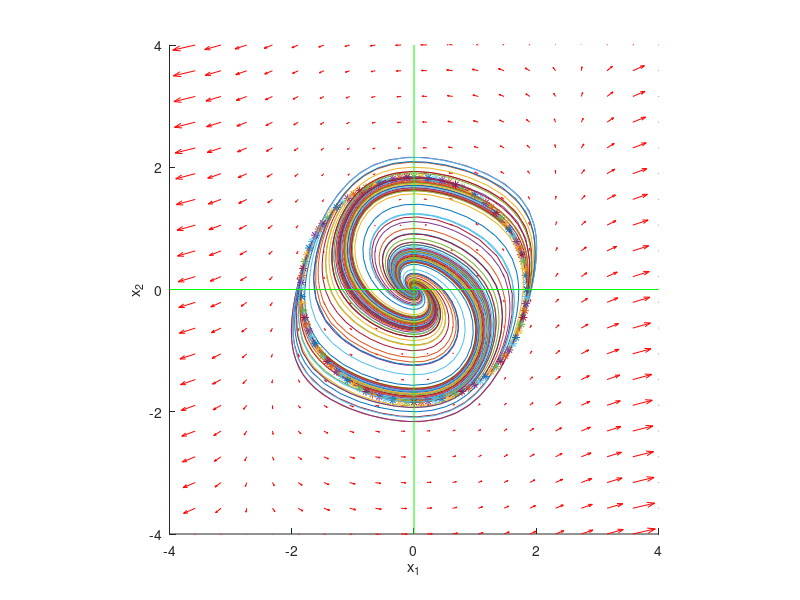

Recreate this plot in MATLAB.
function a4q1
    
 %    y1 = linspace(-4,4,20);
	% y2 = linspace(-4,4,20);

	% % % creates two matrices one for all the x-values on the grid, and one for
	% % % all the y-values on the grid. Note that x and y are matrices of the same
	% % % size and shape, in this case 20 rows and 20 columns
	% [x,y] = meshgrid(y1,y2);

	% % % we can use a single loop over each element to compute the derivatives at
	% % % each point (y1, y2)
	% t=0; 	% we want the derivatives at each point at t=0, i.e. the starting time
	% u = zeros(size(x));
	% v = zeros(size(x));
	% for i = 1:numel(x)
	%     Yprime = dxdt1(t,[x(i); y(i)]);
	%     u(i) = Yprime(1);
	%     v(i) = Yprime(2);
	% end

 %    quiver(x,y,u,v,'r'); 
 %    xlabel('x_1');
	% ylabel('x_2');
	% axis tight equal;



	% figure(1)
	% hold on 
	% for theta=[0:10]*pi/5
	%     x0=1e-5*[cos(theta);sin(theta)];
	%     [t,x]=ode45(@dxdt1,[0 8],x0);
	%     plot(x(:,1),x(:,2))
	% end





	% y1 = linspace(-2,1.5,20);
	% y2 = linspace(-2,2,20);

	% % % creates two matrices one for all the x-values on the grid, and one for
	% % % all the y-values on the grid. Note that x and y are matrices of the same
	% % % size and shape, in this case 20 rows and 20 columns
	% [x,y] = meshgrid(y1,y2);

	% % % we can use a single loop over each element to compute the derivatives at
	% % % each point (y1, y2)
	% t=0; 	% we want the derivatives at each point at t=0, i.e. the starting time
	% u = zeros(size(x));
	% v = zeros(size(x));
	% for i = 1:numel(x)
	%     Yprime = dxdt2(t,[x(i); y(i)]);
	%     u(i) = Yprime(1);
	%     v(i) = Yprime(2);
	% end
	% figure(2);hold on
 %    quiver(x,y,u,v,'r'); 
 %    xlabel('x_1');
	% ylabel('x_2');
	% axis tight equal;

	% % figure(2)
	% hold on 
	% for theta=[-10:10]/5
	%     x0=[theta-1 2];
	%     [t,x]=ode45(@dxdt2,[0 2],x0);
	%     plot(x(:,1),x(:,2))
	%     x0=[theta -2];
	%     [t,x]=ode45(@dxdt2,[0 2],x0);
	%     plot(x(:,1),x(:,2))
	% end
	% % plot([-2 2],[0,0],'r')
	% % plot([0,0],[-2 2],'r')
	% axis([-2 2 -2 2])





	y1 = linspace(-4,4,20);
	y2 = linspace(-4,4,20);

	% % creates two matrices one for all the x-values on the grid, and one for
	% % all the y-values on the grid. Note that x and y are matrices of the same
	% % size and shape, in this case 20 rows and 20 columns
	[x,y] = meshgrid(y1,y2);

	% % we can use a single loop over each element to compute the derivatives at
	% % each point (y1, y2)
	t=0; 	% we want the derivatives at each point at t=0, i.e. the starting time
	u = zeros(size(x));
	v = zeros(size(x));
	for i = 1:numel(x)
	    Yprime = dxdt3(t,[x(i); y(i)]);
	    u(i) = Yprime(1);
	    v(i) = Yprime(2);
	end
	figure(3);hold on
    quiver(x,y,u,v,'r'); 
    xlabel('x_1');
	ylabel('x_2');
	axis tight equal;


	r=1.844;
	n=100;
	for theta=[0:n]*2*pi/n
	    x0=r*[cos(theta);sin(theta)];
	    plot(x0(1),x0(2),'*')
	    [t,x]=ode45(@dxdt3,[0 15],x0);
	    plot(x(:,1),x(:,2))
	end


	plot([-4 4],[0,0],'g')
	plot([0,0],[-4 4],'g')
	axis([-2 2 -2 2])
	axis([-4 4 -4 4])

end

function d=dxdt1(t,x)
	d=[ 3*x(1)-1*x(2); 2*x(1)+4*x(2) ];	
end

function d=dxdt2(t,x)
	d=[ -2*x(1)+3*x(2); 7*x(1)-6*x(2) ];	
end


function d=dxdt3(t,x)
	d=[ -x(2)-x(1)+x(1).^3/3; x(1) ];	
end
